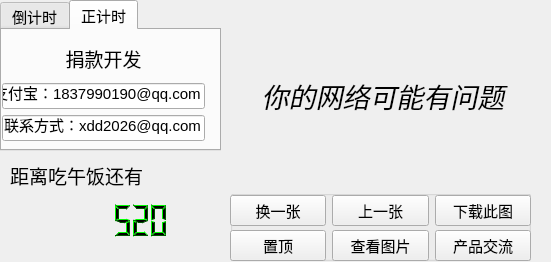
<?xml version="1.0" encoding="UTF-8"?>
<ui version="4.0">
 <class>Form</class>
 <widget class="QWidget" name="Form">
  <property name="geometry">
   <rect>
    <x>0</x>
    <y>0</y>
    <width>551</width>
    <height>262</height>
   </rect>
  </property>
  <property name="font">
   <font>
    <pointsize>11</pointsize>
   </font>
  </property>
  <property name="windowTitle">
   <string>Form</string>
  </property>
  <widget class="QTabWidget" name="tabWidget">
   <property name="geometry">
    <rect>
     <x>0</x>
     <y>0</y>
     <width>221</width>
     <height>151</height>
    </rect>
   </property>
   <property name="currentIndex">
    <number>1</number>
   </property>
   <widget class="QWidget" name="tab">
    <attribute name="title">
     <string>倒计时</string>
    </attribute>
    <widget class="QLabel" name="label_time">
     <property name="geometry">
      <rect>
       <x>80</x>
       <y>10</y>
       <width>131</width>
       <height>31</height>
      </rect>
     </property>
     <property name="font">
      <font>
       <family>黑体</family>
       <pointsize>18</pointsize>
       <weight>75</weight>
       <bold>true</bold>
      </font>
     </property>
     <property name="contextMenuPolicy">
      <enum>Qt::PreventContextMenu</enum>
     </property>
     <property name="toolTipDuration">
      <number>-1</number>
     </property>
     <property name="text">
      <string>Hello Yu</string>
     </property>
    </widget>
    <widget class="QSpinBox" name="spinBox">
     <property name="geometry">
      <rect>
       <x>10</x>
       <y>10</y>
       <width>61</width>
       <height>35</height>
      </rect>
     </property>
     <property name="font">
      <font>
       <pointsize>20</pointsize>
      </font>
     </property>
     <property name="frame">
      <bool>true</bool>
     </property>
     <property name="accelerated">
      <bool>false</bool>
     </property>
     <property name="minimum">
      <number>0</number>
     </property>
     <property name="maximum">
      <number>622</number>
     </property>
     <property name="singleStep">
      <number>1</number>
     </property>
     <property name="value">
      <number>10</number>
     </property>
     <property name="displayIntegerBase">
      <number>10</number>
     </property>
    </widget>
    <widget class="QWidget" name="horizontalLayoutWidget_3">
     <property name="geometry">
      <rect>
       <x>0</x>
       <y>50</y>
       <width>211</width>
       <height>31</height>
      </rect>
     </property>
     <layout class="QHBoxLayout" name="horizontalLayout_3">
      <item>
       <widget class="QPushButton" name="pushButton_start">
        <property name="enabled">
         <bool>true</bool>
        </property>
        <property name="text">
         <string>开始</string>
        </property>
       </widget>
      </item>
      <item>
       <widget class="QPushButton" name="pushButton_pause">
        <property name="text">
         <string>暂停</string>
        </property>
       </widget>
      </item>
     </layout>
    </widget>
    <widget class="QWidget" name="horizontalLayoutWidget_4">
     <property name="geometry">
      <rect>
       <x>0</x>
       <y>80</y>
       <width>211</width>
       <height>31</height>
      </rect>
     </property>
     <layout class="QHBoxLayout" name="horizontalLayout_4">
      <item>
       <widget class="QPushButton" name="pushButton_stop">
        <property name="text">
         <string>清零</string>
        </property>
       </widget>
      </item>
      <item>
       <widget class="QPushButton" name="pushButton_stopAndStart">
        <property name="text">
         <string>复位并开始</string>
        </property>
       </widget>
      </item>
     </layout>
    </widget>
   </widget>
   <widget class="QWidget" name="tab_2">
    <attribute name="title">
     <string>正计时</string>
    </attribute>
    <widget class="QWidget" name="verticalLayoutWidget">
     <property name="geometry">
      <rect>
       <x>0</x>
       <y>10</y>
       <width>203</width>
       <height>101</height>
      </rect>
     </property>
     <layout class="QVBoxLayout" name="verticalLayout">
      <item>
       <widget class="QLabel" name="label">
        <property name="font">
         <font>
          <pointsize>14</pointsize>
         </font>
        </property>
        <property name="text">
         <string>捐款开发</string>
        </property>
        <property name="alignment">
         <set>Qt::AlignCenter</set>
        </property>
       </widget>
      </item>
      <item>
       <widget class="QLineEdit" name="lineEdit_zhifubao">
        <property name="font">
         <font>
          <pointsize>11</pointsize>
         </font>
        </property>
        <property name="text">
         <string>支付宝：1837990190@qq.com</string>
        </property>
       </widget>
      </item>
      <item>
       <widget class="QLineEdit" name="lineEdit_lianxi">
        <property name="text">
         <string>联系方式：xdd2026@qq.com</string>
        </property>
       </widget>
      </item>
     </layout>
    </widget>
    <widget class="QTextBrowser" name="textBrowser">
     <property name="geometry">
      <rect>
       <x>180</x>
       <y>160</y>
       <width>171</width>
       <height>21</height>
      </rect>
     </property>
    </widget>
   </widget>
  </widget>
  <widget class="QLabel" name="label_img">
   <property name="geometry">
    <rect>
     <x>203</x>
     <y>-10</y>
     <width>360</width>
     <height>211</height>
    </rect>
   </property>
   <property name="palette">
    <palette>
     <active>
      <colorrole role="Mid">
       <brush brushstyle="SolidPattern">
        <color alpha="255">
         <red>132</red>
         <green>47</green>
         <blue>160</blue>
        </color>
       </brush>
      </colorrole>
     </active>
     <inactive>
      <colorrole role="Mid">
       <brush brushstyle="SolidPattern">
        <color alpha="255">
         <red>132</red>
         <green>47</green>
         <blue>160</blue>
        </color>
       </brush>
      </colorrole>
     </inactive>
     <disabled>
      <colorrole role="Mid">
       <brush brushstyle="SolidPattern">
        <color alpha="255">
         <red>132</red>
         <green>47</green>
         <blue>160</blue>
        </color>
       </brush>
      </colorrole>
     </disabled>
    </palette>
   </property>
   <property name="font">
    <font>
     <pointsize>20</pointsize>
     <italic>true</italic>
     <stylestrategy>PreferDefault</stylestrategy>
    </font>
   </property>
   <property name="lineWidth">
    <number>0</number>
   </property>
   <property name="text">
    <string>你的网络可能有问题</string>
   </property>
   <property name="alignment">
    <set>Qt::AlignCenter</set>
   </property>
  </widget>
  <widget class="QLabel" name="label_eatTxt">
   <property name="geometry">
    <rect>
     <x>10</x>
     <y>160</y>
     <width>191</width>
     <height>31</height>
    </rect>
   </property>
   <property name="font">
    <font>
     <pointsize>14</pointsize>
    </font>
   </property>
   <property name="text">
    <string>距离吃午饭还有</string>
   </property>
  </widget>
  <widget class="QLCDNumber" name="lcd">
   <property name="geometry">
    <rect>
     <x>20</x>
     <y>190</y>
     <width>151</width>
     <height>61</height>
    </rect>
   </property>
   <property name="palette">
    <palette>
     <active>
      <colorrole role="WindowText">
       <brush brushstyle="SolidPattern">
        <color alpha="255">
         <red>0</red>
         <green>0</green>
         <blue>0</blue>
        </color>
       </brush>
      </colorrole>
      <colorrole role="Button">
       <brush brushstyle="SolidPattern">
        <color alpha="255">
         <red>0</red>
         <green>170</green>
         <blue>0</blue>
        </color>
       </brush>
      </colorrole>
      <colorrole role="Light">
       <brush brushstyle="SolidPattern">
        <color alpha="255">
         <red>0</red>
         <green>255</green>
         <blue>0</blue>
        </color>
       </brush>
      </colorrole>
      <colorrole role="Midlight">
       <brush brushstyle="SolidPattern">
        <color alpha="255">
         <red>0</red>
         <green>212</green>
         <blue>0</blue>
        </color>
       </brush>
      </colorrole>
      <colorrole role="Dark">
       <brush brushstyle="SolidPattern">
        <color alpha="255">
         <red>0</red>
         <green>85</green>
         <blue>0</blue>
        </color>
       </brush>
      </colorrole>
      <colorrole role="Mid">
       <brush brushstyle="SolidPattern">
        <color alpha="255">
         <red>0</red>
         <green>113</green>
         <blue>0</blue>
        </color>
       </brush>
      </colorrole>
      <colorrole role="Text">
       <brush brushstyle="SolidPattern">
        <color alpha="255">
         <red>0</red>
         <green>0</green>
         <blue>0</blue>
        </color>
       </brush>
      </colorrole>
      <colorrole role="BrightText">
       <brush brushstyle="SolidPattern">
        <color alpha="255">
         <red>255</red>
         <green>255</green>
         <blue>255</blue>
        </color>
       </brush>
      </colorrole>
      <colorrole role="ButtonText">
       <brush brushstyle="SolidPattern">
        <color alpha="255">
         <red>0</red>
         <green>0</green>
         <blue>0</blue>
        </color>
       </brush>
      </colorrole>
      <colorrole role="Base">
       <brush brushstyle="SolidPattern">
        <color alpha="255">
         <red>255</red>
         <green>255</green>
         <blue>255</blue>
        </color>
       </brush>
      </colorrole>
      <colorrole role="Window">
       <brush brushstyle="SolidPattern">
        <color alpha="255">
         <red>0</red>
         <green>170</green>
         <blue>0</blue>
        </color>
       </brush>
      </colorrole>
      <colorrole role="Shadow">
       <brush brushstyle="SolidPattern">
        <color alpha="255">
         <red>0</red>
         <green>0</green>
         <blue>0</blue>
        </color>
       </brush>
      </colorrole>
      <colorrole role="AlternateBase">
       <brush brushstyle="SolidPattern">
        <color alpha="255">
         <red>127</red>
         <green>212</green>
         <blue>127</blue>
        </color>
       </brush>
      </colorrole>
      <colorrole role="ToolTipBase">
       <brush brushstyle="SolidPattern">
        <color alpha="255">
         <red>255</red>
         <green>255</green>
         <blue>220</blue>
        </color>
       </brush>
      </colorrole>
      <colorrole role="ToolTipText">
       <brush brushstyle="SolidPattern">
        <color alpha="255">
         <red>0</red>
         <green>0</green>
         <blue>0</blue>
        </color>
       </brush>
      </colorrole>
      <colorrole role="PlaceholderText">
       <brush brushstyle="SolidPattern">
        <color alpha="128">
         <red>0</red>
         <green>0</green>
         <blue>0</blue>
        </color>
       </brush>
      </colorrole>
     </active>
     <inactive>
      <colorrole role="WindowText">
       <brush brushstyle="SolidPattern">
        <color alpha="255">
         <red>0</red>
         <green>0</green>
         <blue>0</blue>
        </color>
       </brush>
      </colorrole>
      <colorrole role="Button">
       <brush brushstyle="SolidPattern">
        <color alpha="255">
         <red>0</red>
         <green>170</green>
         <blue>0</blue>
        </color>
       </brush>
      </colorrole>
      <colorrole role="Light">
       <brush brushstyle="SolidPattern">
        <color alpha="255">
         <red>0</red>
         <green>255</green>
         <blue>0</blue>
        </color>
       </brush>
      </colorrole>
      <colorrole role="Midlight">
       <brush brushstyle="SolidPattern">
        <color alpha="255">
         <red>0</red>
         <green>212</green>
         <blue>0</blue>
        </color>
       </brush>
      </colorrole>
      <colorrole role="Dark">
       <brush brushstyle="SolidPattern">
        <color alpha="255">
         <red>0</red>
         <green>85</green>
         <blue>0</blue>
        </color>
       </brush>
      </colorrole>
      <colorrole role="Mid">
       <brush brushstyle="SolidPattern">
        <color alpha="255">
         <red>0</red>
         <green>113</green>
         <blue>0</blue>
        </color>
       </brush>
      </colorrole>
      <colorrole role="Text">
       <brush brushstyle="SolidPattern">
        <color alpha="255">
         <red>0</red>
         <green>0</green>
         <blue>0</blue>
        </color>
       </brush>
      </colorrole>
      <colorrole role="BrightText">
       <brush brushstyle="SolidPattern">
        <color alpha="255">
         <red>255</red>
         <green>255</green>
         <blue>255</blue>
        </color>
       </brush>
      </colorrole>
      <colorrole role="ButtonText">
       <brush brushstyle="SolidPattern">
        <color alpha="255">
         <red>0</red>
         <green>0</green>
         <blue>0</blue>
        </color>
       </brush>
      </colorrole>
      <colorrole role="Base">
       <brush brushstyle="SolidPattern">
        <color alpha="255">
         <red>255</red>
         <green>255</green>
         <blue>255</blue>
        </color>
       </brush>
      </colorrole>
      <colorrole role="Window">
       <brush brushstyle="SolidPattern">
        <color alpha="255">
         <red>0</red>
         <green>170</green>
         <blue>0</blue>
        </color>
       </brush>
      </colorrole>
      <colorrole role="Shadow">
       <brush brushstyle="SolidPattern">
        <color alpha="255">
         <red>0</red>
         <green>0</green>
         <blue>0</blue>
        </color>
       </brush>
      </colorrole>
      <colorrole role="AlternateBase">
       <brush brushstyle="SolidPattern">
        <color alpha="255">
         <red>127</red>
         <green>212</green>
         <blue>127</blue>
        </color>
       </brush>
      </colorrole>
      <colorrole role="ToolTipBase">
       <brush brushstyle="SolidPattern">
        <color alpha="255">
         <red>255</red>
         <green>255</green>
         <blue>220</blue>
        </color>
       </brush>
      </colorrole>
      <colorrole role="ToolTipText">
       <brush brushstyle="SolidPattern">
        <color alpha="255">
         <red>0</red>
         <green>0</green>
         <blue>0</blue>
        </color>
       </brush>
      </colorrole>
      <colorrole role="PlaceholderText">
       <brush brushstyle="SolidPattern">
        <color alpha="128">
         <red>0</red>
         <green>0</green>
         <blue>0</blue>
        </color>
       </brush>
      </colorrole>
     </inactive>
     <disabled>
      <colorrole role="WindowText">
       <brush brushstyle="SolidPattern">
        <color alpha="255">
         <red>0</red>
         <green>85</green>
         <blue>0</blue>
        </color>
       </brush>
      </colorrole>
      <colorrole role="Button">
       <brush brushstyle="SolidPattern">
        <color alpha="255">
         <red>0</red>
         <green>170</green>
         <blue>0</blue>
        </color>
       </brush>
      </colorrole>
      <colorrole role="Light">
       <brush brushstyle="SolidPattern">
        <color alpha="255">
         <red>0</red>
         <green>255</green>
         <blue>0</blue>
        </color>
       </brush>
      </colorrole>
      <colorrole role="Midlight">
       <brush brushstyle="SolidPattern">
        <color alpha="255">
         <red>0</red>
         <green>212</green>
         <blue>0</blue>
        </color>
       </brush>
      </colorrole>
      <colorrole role="Dark">
       <brush brushstyle="SolidPattern">
        <color alpha="255">
         <red>0</red>
         <green>85</green>
         <blue>0</blue>
        </color>
       </brush>
      </colorrole>
      <colorrole role="Mid">
       <brush brushstyle="SolidPattern">
        <color alpha="255">
         <red>0</red>
         <green>113</green>
         <blue>0</blue>
        </color>
       </brush>
      </colorrole>
      <colorrole role="Text">
       <brush brushstyle="SolidPattern">
        <color alpha="255">
         <red>0</red>
         <green>85</green>
         <blue>0</blue>
        </color>
       </brush>
      </colorrole>
      <colorrole role="BrightText">
       <brush brushstyle="SolidPattern">
        <color alpha="255">
         <red>255</red>
         <green>255</green>
         <blue>255</blue>
        </color>
       </brush>
      </colorrole>
      <colorrole role="ButtonText">
       <brush brushstyle="SolidPattern">
        <color alpha="255">
         <red>0</red>
         <green>85</green>
         <blue>0</blue>
        </color>
       </brush>
      </colorrole>
      <colorrole role="Base">
       <brush brushstyle="SolidPattern">
        <color alpha="255">
         <red>0</red>
         <green>170</green>
         <blue>0</blue>
        </color>
       </brush>
      </colorrole>
      <colorrole role="Window">
       <brush brushstyle="SolidPattern">
        <color alpha="255">
         <red>0</red>
         <green>170</green>
         <blue>0</blue>
        </color>
       </brush>
      </colorrole>
      <colorrole role="Shadow">
       <brush brushstyle="SolidPattern">
        <color alpha="255">
         <red>0</red>
         <green>0</green>
         <blue>0</blue>
        </color>
       </brush>
      </colorrole>
      <colorrole role="AlternateBase">
       <brush brushstyle="SolidPattern">
        <color alpha="255">
         <red>0</red>
         <green>170</green>
         <blue>0</blue>
        </color>
       </brush>
      </colorrole>
      <colorrole role="ToolTipBase">
       <brush brushstyle="SolidPattern">
        <color alpha="255">
         <red>255</red>
         <green>255</green>
         <blue>220</blue>
        </color>
       </brush>
      </colorrole>
      <colorrole role="ToolTipText">
       <brush brushstyle="SolidPattern">
        <color alpha="255">
         <red>0</red>
         <green>0</green>
         <blue>0</blue>
        </color>
       </brush>
      </colorrole>
      <colorrole role="PlaceholderText">
       <brush brushstyle="SolidPattern">
        <color alpha="128">
         <red>0</red>
         <green>0</green>
         <blue>0</blue>
        </color>
       </brush>
      </colorrole>
     </disabled>
    </palette>
   </property>
   <property name="lineWidth">
    <number>0</number>
   </property>
   <property name="digitCount">
    <number>8</number>
   </property>
   <property name="value" stdset="0">
    <double>520.000000000000000</double>
   </property>
   <property name="intValue" stdset="0">
    <number>520</number>
   </property>
  </widget>
  <widget class="QGroupBox" name="groupBox">
   <property name="geometry">
    <rect>
     <x>230</x>
     <y>190</y>
     <width>301</width>
     <height>71</height>
    </rect>
   </property>
   <property name="title">
    <string/>
   </property>
   <widget class="QWidget" name="horizontalLayoutWidget">
    <property name="geometry">
     <rect>
      <x>0</x>
      <y>0</y>
      <width>301</width>
      <height>41</height>
     </rect>
    </property>
    <layout class="QHBoxLayout" name="horizontalLayout">
     <item>
      <widget class="QPushButton" name="pushButton_randompic">
       <property name="text">
        <string>换一张</string>
       </property>
      </widget>
     </item>
     <item>
      <widget class="QPushButton" name="pushButton_Shang">
       <property name="text">
        <string>上一张</string>
       </property>
      </widget>
     </item>
     <item>
      <widget class="QPushButton" name="pushButton_downloadpic">
       <property name="text">
        <string>下载此图</string>
       </property>
      </widget>
     </item>
    </layout>
   </widget>
   <widget class="QWidget" name="horizontalLayoutWidget_2">
    <property name="geometry">
     <rect>
      <x>0</x>
      <y>40</y>
      <width>301</width>
      <height>31</height>
     </rect>
    </property>
    <layout class="QHBoxLayout" name="horizontalLayout_2">
     <item>
      <widget class="QPushButton" name="pushButton_ZhiDing">
       <property name="text">
        <string>置顶</string>
       </property>
      </widget>
     </item>
     <item>
      <widget class="QPushButton" name="pushButton_showpic">
       <property name="text">
        <string>查看图片</string>
       </property>
      </widget>
     </item>
     <item>
      <widget class="QPushButton" name="pushButton_talk">
       <property name="text">
        <string>产品交流</string>
       </property>
      </widget>
     </item>
    </layout>
   </widget>
  </widget>
 </widget>
 <resources/>
 <connections/>
</ui>
